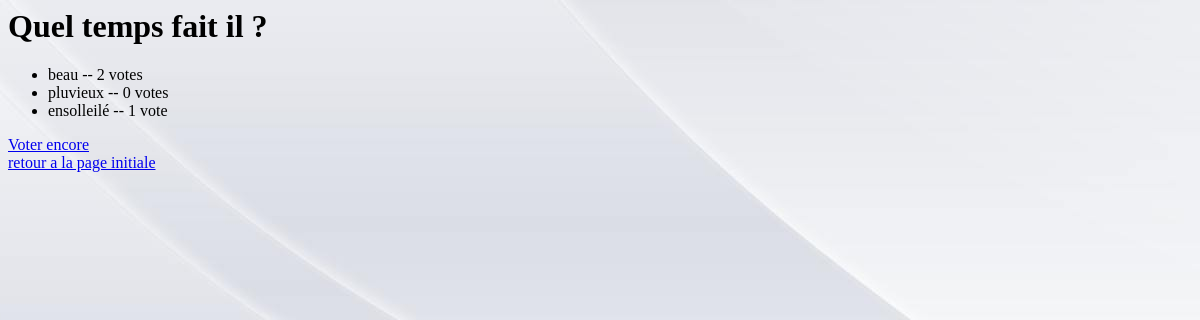
The page /polls/2/results/ on the database as committed earlier.
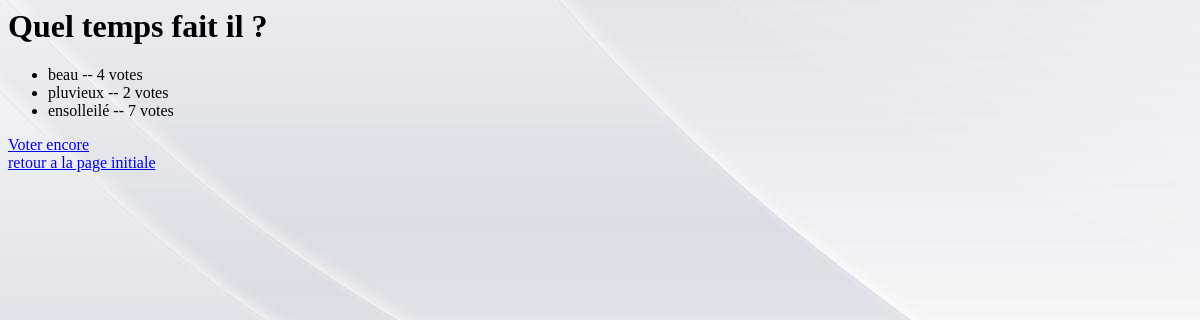
The same page on the database as committed later.
### polls/models.py (models this page shows, shortened)
class Question(models.Model):
    question_text = models.CharField(max_length=200)
    pub_date = models.DateTimeField('date published')
    def was_published_recently(self):
        now = timezone.now()
        return now - datetime.timedelta(days=1) <= self.pub_date <= now
    was_published_recently.admin_order_field = 'pub_date'
    was_published_recently.boolean = True
    was_published_recently.short_description = 'Published recently?'

class Choice(models.Model):
    question = models.ForeignKey(Question)
    choice_text = models.CharField(max_length=200)
    votes = models.IntegerField(default=0)

### polls/views.py (the view)
# urls.py: url(r'^(?P<question_id>\d+)/results/$', views.results, name='results'),
def results(request, question_id):
    question = get_object_or_404(Question, pk=question_id)
    response = "You're looking at the results of question %s."
    return render(request, 'polls/results.html', {'question': question})

### templates/polls/results.html (shortened to what this page needs)
{% load staticfiles %}
<link rel="stylesheet" type="text/css" href="{% static "polls/style.css" %}" />
<h1>{{ question.question_text }}</h1>
<ul>
{% for choice in question.choice_set.all %}
    <li>{{ choice.choice_text }} -- {{ choice.votes }} vote{{ choice.votes|pluralize }}</li>
{% endfor %}
</ul>
<a href="{% url 'polls:detail' question.id %}">Voter encore</a>
<a href="{% url 'polls:index'  %}">retour a la page initiale</a>

Rows that differ between the two databases and show on the page:
changed Choice "beau": votes "2" → "4"
changed Choice "pluvieux": votes "0" → "2"
changed Choice "ensolleilé": votes "1" → "7"
